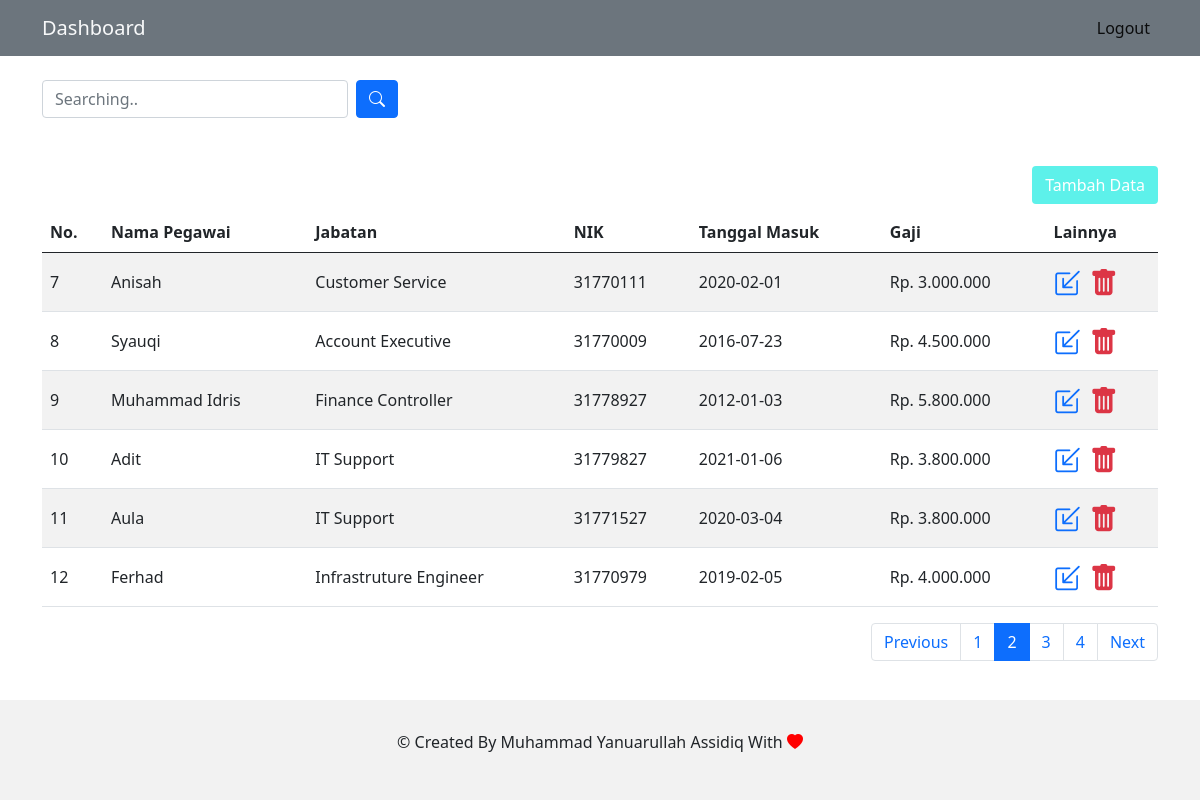
The app's page /index.php?p=2 (signed in) with its own data.
### tables this page shows
CREATE TABLE `data_pegawai` (
  `id` int(11) NOT NULL,
  `nama_pegawai` varchar(50) NOT NULL,
  `jabatan` varchar(50) NOT NULL,
  `nik` char(8) NOT NULL,
  `tanggal_masuk` varchar(30) NOT NULL,
  `gaji` int(15) NOT NULL
);

### myfunctions/functions.php (called while the page is built, shortened)
<?php
    $db = mysqli_connect("localhost", "root", "", "latihan");
    function queryLoop($query) {
        global $db;
        $result = mysqli_query($db, $query);
        $rows = [];
        while( $row = mysqli_fetch_assoc($result) ) {
        $rows[] = $row;
        }
        return $rows;
    }
    function rupiah($angka) {
        $hasil = "Rp. " . number_format($angka, "0", ",", ".");
        return $hasil;
    }
?>

### index.php (the view, shortened to what this page needs)
<?php
  require "myfunctions/functions.php";
  $jumlahDataPerHalaman = 6;
  $jumlahData = count(queryLoop("SELECT * FROM data_pegawai"));
  $jumlahHalaman = ceil($jumlahData / $jumlahDataPerHalaman);
  if( isset($_GET["p"]) ){
      $halamanAktif = $_GET["p"];
  } else{
      $halamanAktif = 1;
  }
  $awalData = ( $jumlahDataPerHalaman * $halamanAktif ) - $jumlahDataPerHalaman;
  $pegawai = queryLoop("SELECT * FROM data_pegawai ORDER BY id DESC LIMIT $awalData, $jumlahDataPerHalaman");
?>
<!doctype html>
<html lang="en">
  <head>
    <link href="https://cdn.jsdelivr.net/npm/bootstrap@5.1.0/dist/css/bootstrap.min.css" rel="stylesheet">
    <link rel="stylesheet" href="https://cdn.jsdelivr.net/npm/bootstrap-icons@1.5.0/font/bootstrap-icons.css">
    <link href="style/cantik.css" rel="stylesheet">
  </head>
  <body>
    <nav class="navbar navbar-expand-lg navbar-light bg-secondary">
      <div class="container">
        <a class="navbar-brand text-light hover-head" href="index.php">Dashboard</a>
        <div class="collapse navbar-collapse" id="navbarNav">
          <ul class="navbar-nav ms-auto">
            <li class="nav-item">
              <a class="nav-link active utility-btn" aria-current="page" href="page/logout.php">Logout</a>
            </li>
          </ul>
        </div>
      </div>
    </nav>
    <section class="container mt-4">
      <div class="row">
        <div class="col-md-4">
          <form action="" method="post" class="d-flex">
            <input type="text" autofocus autocomplete="off" class="form-control" id="keyword" placeholder="Searching.." name="keyword">
            <button class="btn btn-primary ms-2" name="cari">
              <i class="bi bi-search"></i>
            </button>
          </form>
        </div>
      </div>
    </section>
    <section class="container d-flex flex-row-reverse mt-5 hover-a">
        <a href="page/tambah.php" class="text-decoration-none text-white btn btn-tambahdata">Tambah Data</a>
    </section>
    <section class="container tabel mt-2" id="table">
      <div class="row">
        <div class="col-md-12">
          <table class="table table-striped table-hover">
            <thead>
              <tr>
                <th>No.</th>
                <th>Nama Pegawai</th>
                <th>Jabatan</th>
                <th>NIK</th>
                <th>Tanggal Masuk</th>
                <th>Gaji</th>
                <th>Lainnya</th>
              </tr>
            </thead>
            <tbody>
              <?php $i = 1; ?>
              <?php foreach( $pegawai as $row ) : ?>
              <tr>
                <td class="align-middle"><?= $i + $awalData; ?></td>
                <td class="align-middle"><?= $row["nama_pegawai"]; ?></td>
                <td class="align-middle"><?= $row["jabatan"]; ?></td>
                <td class="align-middle"><?= $row["nik"]; ?></td>
                <td class="align-middle"><?= $row["tanggal_masuk"]; ?></td>
                <td class="align-middle"><?= rupiah($row["gaji"]); ?></td>
                <td>
                  <a href="page/ubah.php?id=<?= $row["id"]; ?>" class="fs-3"><i class="bi bi-box-arrow-in-down-left"></i></a>
                  <a href="page/hapus.php?id=<?= $row["id"]; ?>" onclick="return confirm('Apakah anda yakin ingin menghapus data ini?')" class="fs-3 text-danger ms-1"><i class="bi bi-trash-fill delete-btn"></i></a>
                </td>
              </tr>
              <?php $i++ ?>
              <?php endforeach; ?>
            </tbody>
          </table>
        </div>
      </div>
    </section>
    <?php if( !isset($_POST["cari"]) ) : ?>
      <section class="container" id="pagination">
        <nav aria-label="Page navigation example">
          <ul class="pagination justify-content-end">
            <?php if( $halamanAktif > 1 ) : ?>
              <li class="page-item">
                <a class="page-link" href="?p=<?= $halamanAktif - 1 ; ?>">Previous</a>
              </li>
            <?php else : ?>
              <li class="page-item disabled">
                <a class="page-link">Previous</a>
              </li>
            <?php endif; ?>
            <?php for( $i = 1; $i <= $jumlahHalaman; $i++ ) : ?>
              <?php if( $i == $halamanAktif ) : ?>
                <li class="page-item active"><a class="page-link" href="?p=<?= $i; ?>"><?= $i; ?></a></li>
              <?php else :?>
                <li class="page-item"><a class="page-link" href="?p=<?= $i; ?>"><?= $i; ?></a></li>
              <?php endif; ?>
            <?php endfor; ?>
            <?php if( $halamanAktif < $jumlahHalaman ) : ?>
              <li class="page-item">
                <a class="page-link" href="?p=<?= $halamanAktif + 1; ?>">Next</a>
              </li>
            <?php else : ?>
              <li class="page-item disabled">
                <a class="page-link">Next</a>
              </li>
            <?php endif; ?>
          </ul>
        </nav>
      </section>
    <?php endif; ?>
    <footer class="text-center">
      <p>&copy; Created By <a href="https://github.com/arul2101" class="text-reset" target="_blank">Muhammad Yanuarullah Assidiq</a> With <i class="bi bi-heart-fill"></i> </p>
    </footer>
  </body>
</html>

### style/cantik.css (style rules this page uses)
body { min-height: 100vh; }
.btn-tambahdata { background-color: rgb(93, 241, 234) !important; }
footer { position: sticky; top: 100%; background-color: rgba(0, 0, 0, 0.05); padding: 30px; }
footer i { color: red; }
footer a { text-decoration: none; }

### records on screen
data_pegawai: awalData "7", nama_pegawai "Anisah", jabatan "Customer Service", nik "31770111", tanggal_masuk "2020-02-01", gaji "Rp. 3.000.000"
data_pegawai: awalData "8", nama_pegawai "Syauqi", jabatan "Account Executive", nik "31770009", tanggal_masuk "2016-07-23", gaji "Rp. 4.500.000"
data_pegawai: awalData "9", nama_pegawai "Muhammad Idris", jabatan "Finance Controller", nik "31778927", tanggal_masuk "2012-01-03", gaji "Rp. 5.800.000"
data_pegawai: awalData "10", nama_pegawai "Adit", jabatan "IT Support", nik "31779827", tanggal_masuk "2021-01-06", gaji "Rp. 3.800.000"
data_pegawai: awalData "11", nama_pegawai "Aula", jabatan "IT Support", nik "31771527", tanggal_masuk "2020-03-04", gaji "Rp. 3.800.000"
data_pegawai: awalData "12", nama_pegawai "Ferhad", jabatan "Infrastruture Engineer", nik "31770979", tanggal_masuk "2019-02-05", gaji "Rp. 4.000.000"
